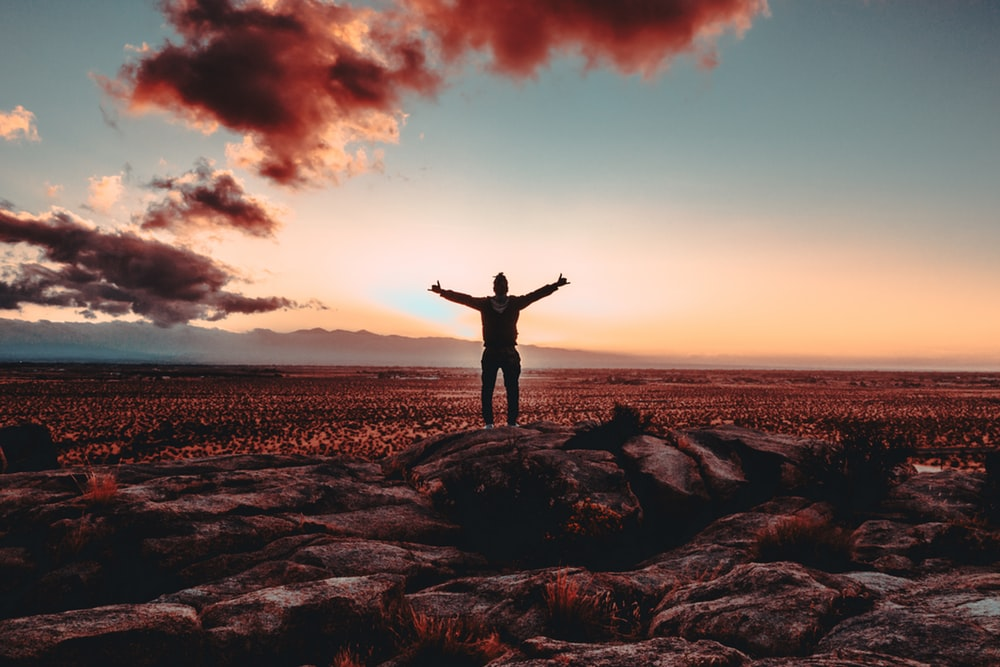
#> input picture face_recog/photo.jpg, 1000 x 667 px
$ python image.py
#> lines starting #> are read from the running program, lines starting #| are printed output that depends on the picture
import cv2

img = cv2.imread('photo.jpg')
#> img is the input picture: shape (667, 1000, 3); mean B, G, R 89, 95.7, 117.3
gray = cv2.imread('photo.jpg',cv2.IMREAD_GRAYSCALE)
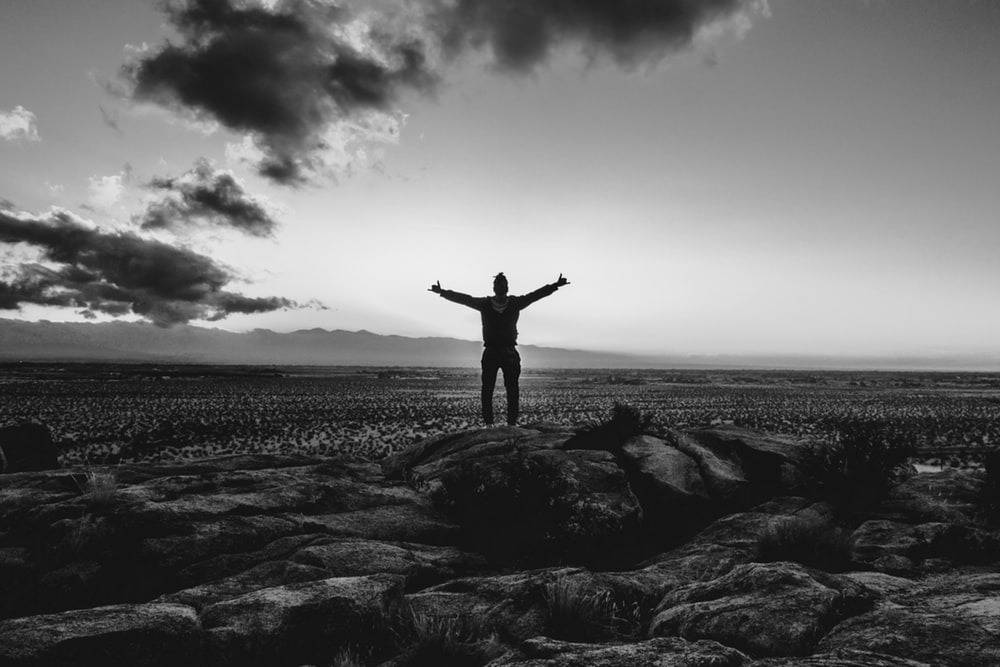
#> gray: shape (667, 1000); min 0, max 255, mean 101.4

cv2.imshow('Nature Image',img)
cv2.imshow('Gray Nature Image',gray)

cv2.waitKey(0)
cv2.destroyAllWindows()
